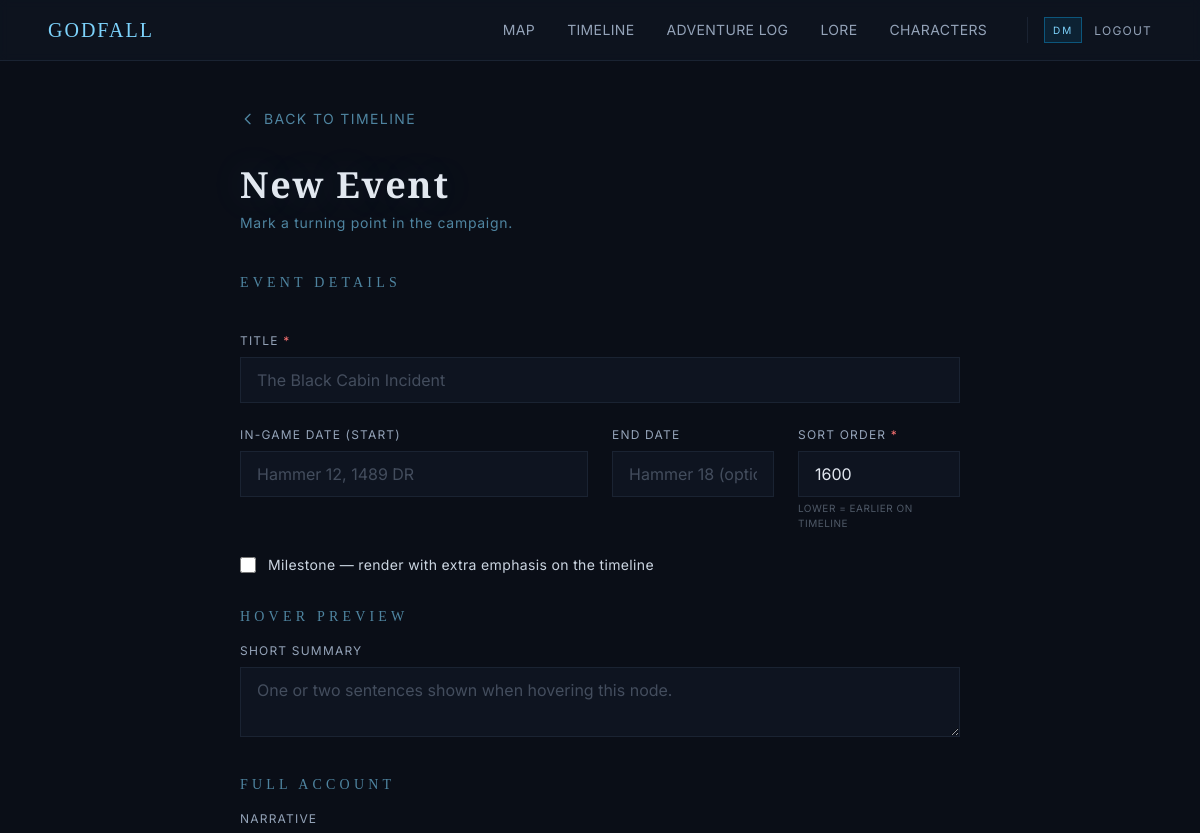
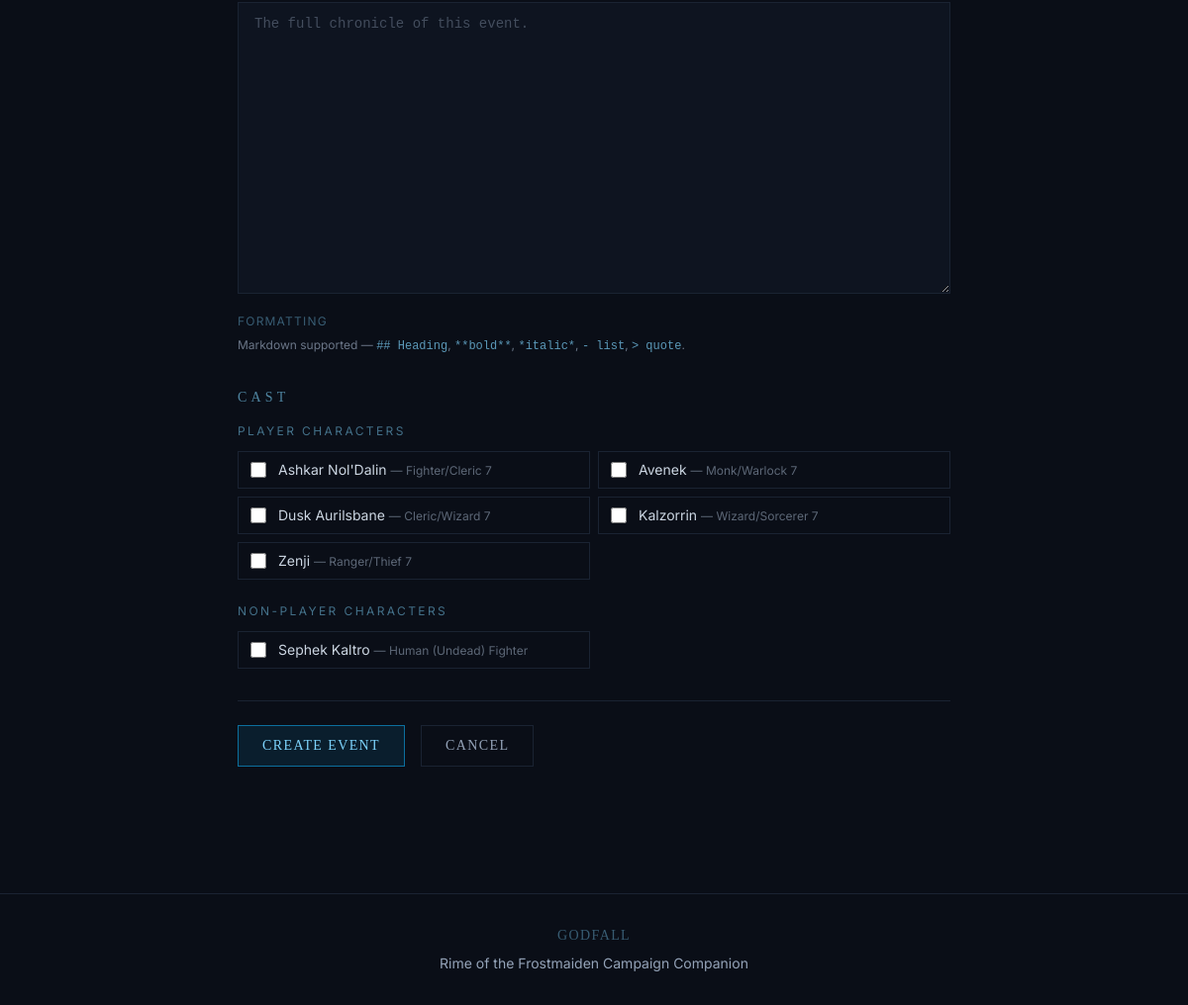
The app's page /timeline/new (signed in) with its own data (2 pictures, top to bottom).
### app/models.py (models this page shows, shortened)
class Character(Base):
    __tablename__ = "characters"
    id = Column(Integer, primary_key=True, index=True)
    name = Column(String(100), nullable=False)
    player_name = Column(String(100), nullable=True)
    character_type = Column(String(20), default="player", nullable=False)
    importance = Column(String(20), default="major", nullable=True)
    race = Column(String(50), nullable=False)
    character_class = Column(String(50), nullable=False)
    level = Column(Integer, default=1)
    age = Column(String(30))
    one_liner = Column(String(255))
    backstory = Column(Text)
    top_magic_items = Column(Text)
    notable_traits = Column(Text)
    pets_companions = Column(Text)
    status = Column(String(20), default="Active")
    created_at = Column(DateTime, default=utc_now)
    updated_at = Column(DateTime, default=utc_now, onupdate=utc_now)
    images = relationship(
        "CharacterImage", back_populates="character", cascade="all, delete-orphan"
    )
    lore_links = relationship(
        "LoreCharacter",
        back_populates="character"
    )

### app/routes/timeline.py (the view)
@router.get("/new")
async def event_new_form(
    request: Request,
    db: Session = Depends(get_db),
    _dm: User = Depends(require_dm)
):
    last_event = (
        db.query(TimelineEvent)
        .order_by(TimelineEvent.sort_order.desc())
        .first()
    )
    suggested_sort_order = (last_event.sort_order + 100) if last_event else 100
    pcs = (
        db.query(Character)
        .filter(Character.character_type == "player")
        .order_by(Character.name)
        .all()
    )
    npcs = (
        db.query(Character)
        .filter(Character.character_type == "npc")
        .order_by(Character.name)
        .all()
    )
    return templates.TemplateResponse(
        "timeline/form.html",
        {
            "request": request,
            "title": "New Event — Godfall",
            "event": None,
            "editing": False,
            "suggested_sort_order": suggested_sort_order,
            "pcs": pcs,
            "npcs": npcs,
            "selected_character_ids": set(),  # empty for new
        }
    )

### app/templates/timeline/form.html (shortened to what this page needs)
{% extends "base.html" %}
{% block content %}
<section class="max-w-3xl mx-auto px-6 py-12">
  <div class="mb-8">
    {% if editing %}
    <a href="/timeline/{{ event.id }}"
      class="text-ice-300/60 hover:text-ice-300 text-sm tracking-widest uppercase transition-colors inline-flex items-center gap-2">
      <svg xmlns="http://www.w3.org/2000/svg" class="h-4 w-4" fill="none" viewBox="0 0 24 24" stroke="currentColor">
        <path stroke-linecap="round" stroke-linejoin="round" stroke-width="2" d="M15 19l-7-7 7-7" />
      </svg>
      Cancel
    </a>
    {% else %}
    <a href="/timeline"
      class="text-ice-300/60 hover:text-ice-300 text-sm tracking-widest uppercase transition-colors inline-flex items-center gap-2">
      <svg xmlns="http://www.w3.org/2000/svg" class="h-4 w-4" fill="none" viewBox="0 0 24 24" stroke="currentColor">
        <path stroke-linecap="round" stroke-linejoin="round" stroke-width="2" d="M15 19l-7-7 7-7" />
      </svg>
      Back to Timeline
    </a>
    {% endif %}
  </div>
  <h1 class="font-display text-3xl md:text-4xl font-black tracking-wider text-silver-200 frost-glow mb-2">
    {% if editing %}
    Edit Event
    {% else %}
    New Event
    {% endif %}
  </h1>
  <p class="text-ice-300/60 text-sm tracking-wider mb-10">
    {% if editing %}
    Reshape this moment in history.
    {% else %}
    Mark a turning point in the campaign.
    {% endif %}
  </p>
  <form action="{% if editing %}/timeline/{{ event.id }}/edit{% else %}/timeline/new{% endif %}" method="POST"
    class="space-y-8">
    <fieldset class="space-y-6">
      <legend class="font-display text-sm tracking-[0.3em] uppercase text-ice-300/60 mb-4">Event Details</legend>
      <div>
        <label for="title" class="block text-xs tracking-widest uppercase text-silver-400 mb-2">
          Title <span class="text-red-400">*</span>
        </label>
        <input type="text" id="title" name="title" required
          value="{% if editing %}{{ event.title | default('') }}{% endif %}" placeholder="The Black Cabin Incident"
          class="w-full px-4 py-2.5 bg-frost-800/60 border border-frost-700 text-silver-200 placeholder:text-silver-400/40 focus:border-ice-500/60 focus:outline-none transition-colors">
      </div>
      <div class="grid grid-cols-1 md:grid-cols-4 gap-6">
        <div class="md:col-span-2">
          <label for="event_date" class="block text-xs tracking-widest uppercase text-silver-400 mb-2">
            In-Game Date (Start)
          </label>
          <input type="text" id="event_date" name="event_date"
            value="{% if editing %}{{ event.event_date | default('') }}{% endif %}" placeholder="Hammer 12, 1489 DR"
            class="w-full px-4 py-2.5 bg-frost-800/60 border border-frost-700 text-silver-200 placeholder:text-silver-400/40 focus:border-ice-500/60 focus:outline-none transition-colors">
        </div>
        <div>
          <label for="event_end_date" class="block text-xs tracking-widest uppercase text-silver-400 mb-2">
            End Date
          </label>
          <input type="text" id="event_end_date" name="event_end_date"
            value="{% if editing %}{{ event.event_end_date | default('') }}{% endif %}"
            placeholder="Hammer 18 (optional)"
            class="w-full px-4 py-2.5 bg-frost-800/60 border border-frost-700 text-silver-200 placeholder:text-silver-400/40 focus:border-ice-500/60 focus:outline-none transition-colors">
        </div>
        <div>
          <label for="sort_order" class="block text-xs tracking-widest uppercase text-silver-400 mb-2">
            Sort Order <span class="text-red-400">*</span>
          </label>
          <input type="number" id="sort_order" name="sort_order" required value="{{ suggested_sort_order }}"
            class="w-full px-4 py-2.5 bg-frost-800/60 border border-frost-700 text-silver-200 focus:border-ice-500/60 focus:outline-none transition-colors">
          <p class="mt-1 text-[10px] tracking-wider uppercase text-silver-400/50">Lower = earlier on timeline</p>
        </div>
      </div>
      <div>
        <label class="flex items-center gap-3 cursor-pointer">
          <input type="checkbox" name="is_milestone" value="1"  class="accent-ice-500 w-4 h-4">
          <span class="text-sm text-silver-300 tracking-wide">
            Milestone — render with extra emphasis on the timeline
          </span>
        </label>
      </div>
    </fieldset>
    <fieldset>
      <legend class="font-display text-sm tracking-[0.3em] uppercase text-ice-300/60 mb-4">Hover Preview</legend>
      <div>
        <label for="summary" class="block text-xs tracking-widest uppercase text-silver-400 mb-2">
          Short Summary
        </label>
        <textarea id="summary" name="summary" rows="2" placeholder="One or two sentences shown when hovering this node."
          class="w-full px-4 py-2.5 bg-frost-800/60 border border-frost-700 text-silver-200 placeholder:text-silver-400/40 focus:border-ice-500/60 focus:outline-none transition-colors resize-y">{% if editing %}{{ event.summary | default('') }}{% endif %}</textarea>
      </div>
    </fieldset>
    <fieldset>
      <legend class="font-display text-sm tracking-[0.3em] uppercase text-ice-300/60 mb-4">Full Account</legend>
      <div>
        <label for="body" class="block text-xs tracking-widest uppercase text-silver-400 mb-2">
          Narrative
        </label>
        <textarea id="body" name="body" rows="12" placeholder="The full chronicle of this event."
          class="w-full px-4 py-2.5 bg-frost-800/60 border border-frost-700 text-silver-200 placeholder:text-silver-400/40 focus:border-ice-500/60 focus:outline-none transition-colors resize-y font-mono text-sm leading-relaxed">{% if editing %}{{ event.body | default('') }}{% endif %}</textarea>
        <div class="mt-3 text-xs text-silver-400/70 leading-relaxed">
          <p class="text-ice-300/40 tracking-widest uppercase mb-1">Formatting</p>
          <p>
            Markdown supported &mdash;
            <code class="text-ice-300/70">## Heading</code>,
            <code class="text-ice-300/70">**bold**</code>,
            <code class="text-ice-300/70">*italic*</code>,
            <code class="text-ice-300/70">- list</code>,
            <code class="text-ice-300/70">&gt; quote</code>.
          </p>
        </div>
      </div>
    </fieldset>
    <fieldset>
      <legend class="font-display text-sm tracking-[0.3em] uppercase text-ice-300/60 mb-4">Cast</legend>
      {% if pcs %}
      <div class="mb-6">
        <p class="text-xs tracking-[0.2em] uppercase text-ice-300/50 mb-3">Player Characters</p>
        <div class="grid grid-cols-1 sm:grid-cols-2 gap-2">
          {% for character in pcs %}
          <label
            class="flex items-center gap-3 px-3 py-2 border border-frost-700 hover:border-ice-500/40 cursor-pointer transition-colors">
            <input type="checkbox" name="character_ids" value="{{ character.id }}"  class="accent-ice-500 w-4 h-4">
            <span class="text-sm text-silver-300">
              {{ character.name }}
              <span class="text-silver-400/60 text-xs">— {{ character.character_class }} {{ character.level }}</span>
            </span>
          </label>
          {% endfor %}
        </div>
      </div>
      {% else %}
      <p class="text-silver-400/60 italic text-sm mb-6">No player characters in the roster yet.</p>
      {% endif %}
      {% if npcs %}
      <div>
        <p class="text-xs tracking-[0.2em] uppercase text-ice-300/50 mb-3">Non-Player Characters</p>
        <div class="grid grid-cols-1 sm:grid-cols-2 gap-2">
          {% for character in npcs %}
          <label
            class="flex items-center gap-3 px-3 py-2 border border-frost-700 hover:border-ice-500/40 cursor-pointer transition-colors">
            <input type="checkbox" name="character_ids" value="{{ character.id }}"  class="accent-ice-500 w-4 h-4">
            <span class="text-sm text-silver-300">
              {{ character.name }}
              {% if character.race or character.character_class %}
              <span class="text-silver-400/60 text-xs">— {{ character.race }}{% if character.character_class %} {{
                character.character_class }}{% endif %}</span>
              {% endif %}
            </span>
          </label>
          {% endfor %}
        </div>
      </div>
      {% else %}
      <p class="text-silver-400/60 italic text-sm">No NPCs in the roster yet. Create them on the Characters page.</p>
      {% endif %}
    </fieldset>
    <div class="flex items-center gap-4 pt-6 border-t border-frost-700">
      <button type="submit"
        class="px-6 py-2.5 border border-ice-500/60 bg-ice-500/10 text-ice-300 hover:bg-ice-500/20 hover:border-ice-300 font-display text-sm tracking-widest uppercase transition-colors">
        {% if editing %}Save Changes{% else %}Create Event{% endif %}
      </button>
      <a href="{% if editing %}/timeline/{{ event.id }}{% else %}/timeline{% endif %}"
        class="px-6 py-2.5 border border-frost-700 text-silver-400 hover:text-ice-300 hover:border-ice-500/40 font-display text-sm tracking-widest uppercase transition-colors">
        Cancel
      </a>
    </div>
  </form>
</section>
{% endblock %}

### app/static/css/custom.css (style rules this page uses)
.frost-glow { text-shadow: 0 0 40px rgba(125, 211, 252, 0.15), 0 0 80px rgba(125, 211, 252, 0.05); }

### records on screen
Character: name "Ashkar Nol'Dalin", character_class "Fighter/Cleric", level "7"
Character: name "Avenek", character_class "Monk/Warlock", level "7"
Character: name "Dusk Aurilsbane", character_class "Cleric/Wizard", level "7"
Character: name "Kalzorrin", character_class "Wizard/Sorcerer", level "7"
Character: name "Zenji", character_class "Ranger/Thief", level "7"
Character: name "Sephek Kaltro", race "Human (Undead)", character_class "Fighter"
